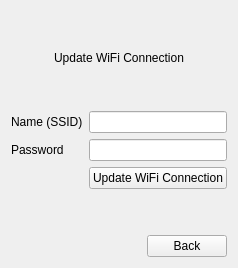
      <widget class="QWidget" name="updateWiFiPage">
       <layout class="QVBoxLayout" name="verticalLayout_14">
        <item>
         <spacer name="verticalSpacer_20">
          <property name="orientation">
           <enum>Qt::Vertical</enum>
          </property>
          <property name="sizeHint" stdset="0">
           <size>
            <width>20</width>
            <height>40</height>
           </size>
          </property>
         </spacer>
        </item>
        <item>
         <widget class="QLabel" name="updateWiFiHeader">
          <property name="text">
           <string>Update WiFi Connection</string>
          </property>
          <property name="alignment">
           <set>Qt::AlignCenter</set>
          </property>
         </widget>
        </item>
        <item>
         <spacer name="verticalSpacer_19">
          <property name="orientation">
           <enum>Qt::Vertical</enum>
          </property>
          <property name="sizeHint" stdset="0">
           <size>
            <width>20</width>
            <height>40</height>
           </size>
          </property>
         </spacer>
        </item>
        <item>
         <layout class="QFormLayout" name="formLayout_2">
          <item row="0" column="0">
           <widget class="QLabel" name="label_18">
            <property name="text">
             <string>Name (SSID)</string>
            </property>
           </widget>
          </item>
          <item row="0" column="1">
           <widget class="QLineEdit" name="updateWiFiSSIDLineEdit"/>
          </item>
          <item row="1" column="0">
           <widget class="QLabel" name="label_19">
            <property name="text">
             <string>Password</string>
            </property>
           </widget>
          </item>
          <item row="1" column="1">
           <widget class="QLineEdit" name="updateWiFiPasswordLineEdit"/>
          </item>
          <item row="2" column="1">
           <widget class="QPushButton" name="updateWiFiSubmitPushButton">
            <property name="text">
             <string>Update WiFi Connection</string>
            </property>
           </widget>
          </item>
         </layout>
        </item>
        <item>
         <spacer name="verticalSpacer_21">
          <property name="orientation">
           <enum>Qt::Vertical</enum>
          </property>
          <property name="sizeHint" stdset="0">
           <size>
            <width>20</width>
            <height>40</height>
           </size>
          </property>
         </spacer>
        </item>
        <item>
         <layout class="QHBoxLayout" name="horizontalLayout_11">
          <item>
           <spacer name="horizontalSpacer_17">
            <property name="orientation">
             <enum>Qt::Horizontal</enum>
            </property>
            <property name="sizeHint" stdset="0">
             <size>
              <width>40</width>
              <height>20</height>
             </size>
            </property>
           </spacer>
          </item>
          <item>
           <widget class="QPushButton" name="updateWiFiBackPushButton">
            <property name="text">
             <string>Back</string>
            </property>
           </widget>
          </item>
         </layout>
        </item>
       </layout>
      </widget>
